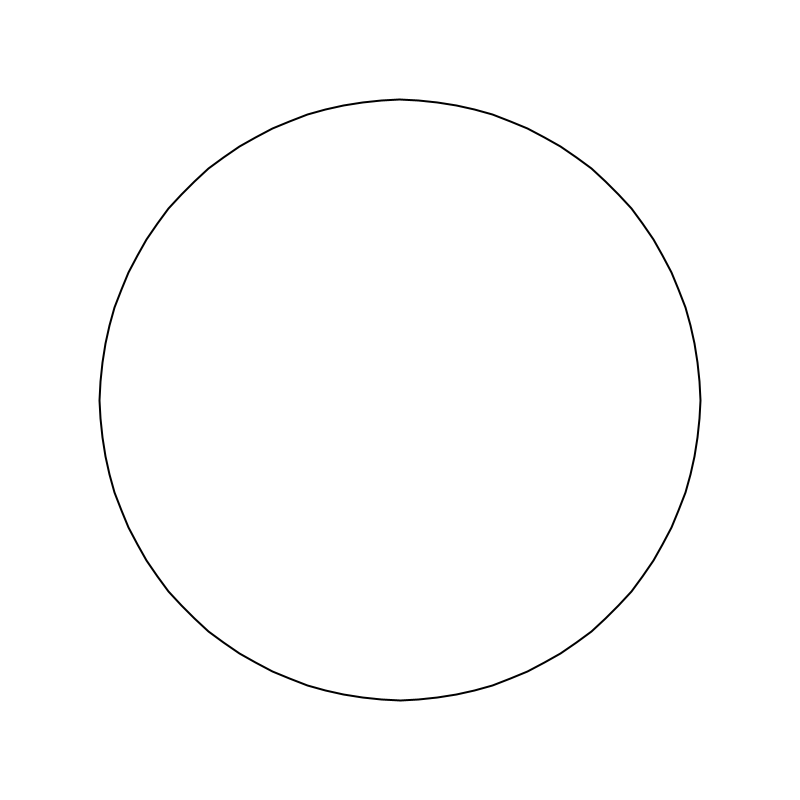
Frame 1 (no input)
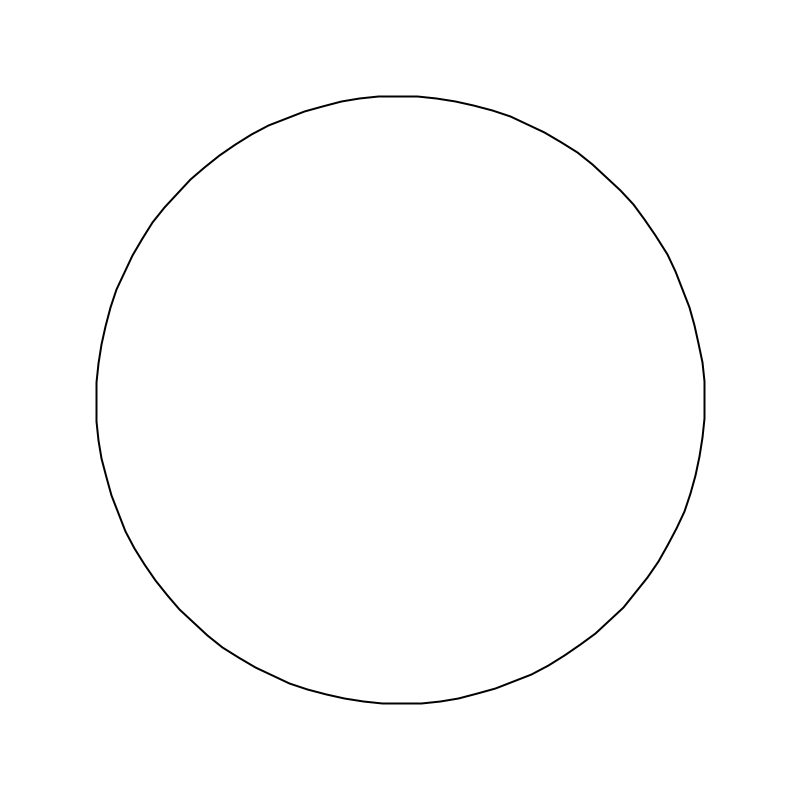
Frame 60 (the mouse pressed at the canvas centre just before this capture)
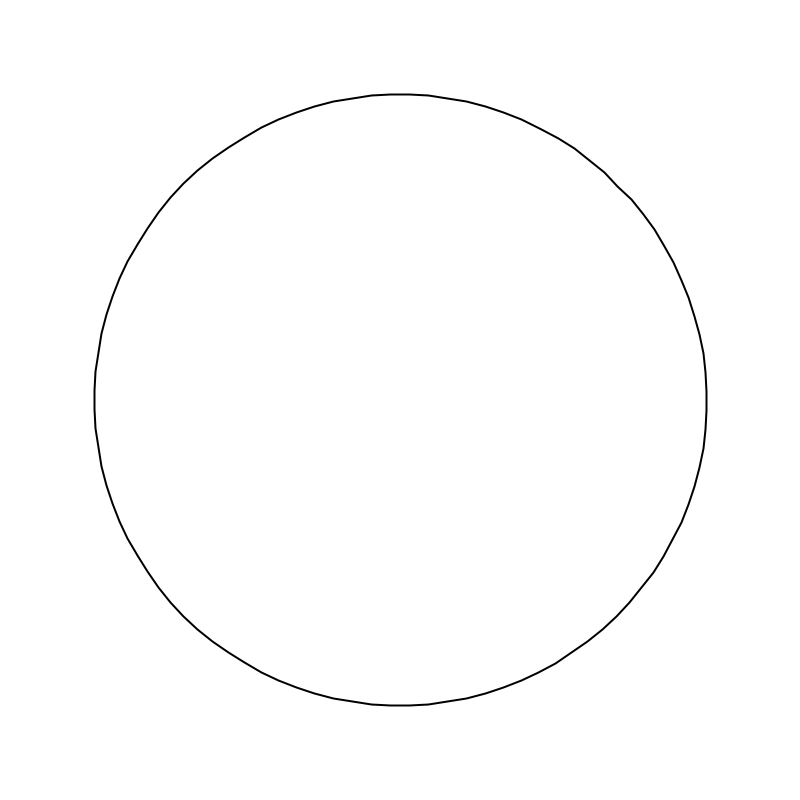
Frame 120 (the mouse held since frame 60 and released just before this capture)

The Processing sketch that drew these frames (run headless with seeded random() and noise(); from frame 60 on, the mouse is pressed at the canvas centre):

// Processing sketch: spring_test
// ── spring_test.pde

SpringNode spn[];
int num = 100;

float spring_k = 0.5;
float spring_l = 20;

void setup(){
  size(800,800); 
  spn = new SpringNode[num];
  for(int i=0; i<spn.length; i++){
    spn[i] = new SpringNode(i, num);
  }
  
  strokeJoin(BEVEL);
}

void draw(){
  background(255);
  
  for(int i=0; i<spn.length; i++){
    PVector prev = (i==0)? spn[spn.length-1].pos : spn[i-1].pos;
    PVector next = (i==spn.length-1)? spn[0].pos : spn[i+1].pos;
    spn[i].cal_force(prev,next);
    spn[i].reflect();
    spn[i].update();
  }
  
  noFill();
  strokeWeight(2);
  beginShape();
  for(int i=0; i<spn.length; i++){
    float x = spn[i].pos.x;
    float y = spn[i].pos.y;
    vertex(x, y);
  }
  endShape(CLOSE);
}

// ── SpringNode.pde
class SpringNode {
  PVector pos;
  PVector vel;
  float ref_f = 4;
  
  SpringNode(int _i, int _num) {
    float angle = _i * 2 * PI / _num;
    float cx = width * 0.5 + 300 * cos(angle);
    float cy = height * 0.5 + 300 * sin(angle);
    pos = new PVector(cx,cy);
    vel = new PVector();
  }
  
  // F = KX
  void cal_force(PVector prev_node, PVector next_node){
    PVector prev_dir = new PVector(prev_node.x - pos.x, prev_node.y - pos.y);
    PVector next_dir = new PVector(next_node.x - pos.x, next_node.y - pos.y);
    
    float prev_dis = prev_dir.mag();
    float next_dis = next_dir.mag();
    
    float prev_X = spring_l - prev_dis;
    float next_X = spring_l - next_dis;
    
    float prev_F = - prev_X * spring_k;
    float next_F = - next_X * spring_k;
    
    prev_dir.normalize();
    next_dir.normalize();
    
    prev_dir.mult(prev_F);
    next_dir.mult(next_F);
    
    vel.add(prev_dir);
    vel.add(next_dir);
  }
  
  void reflect(){
    if(dist(pos.x,pos.y,mouseX,mouseY) < 200){
      PVector dir = new PVector(pos.x-mouseX,pos.y-mouseY);
      float mag = dir.mag();
      dir.setMag(ref_f);
      vel.add(dir);
    }
    
    if(pos.x < 0){
      vel.x += ref_f;
    }
    
    if(pos.x > width){
      vel.x -= ref_f;
    }
    
    if(pos.y < 0){
      vel.y += ref_f;
    }
    
    if(pos.y > height){
      vel.y -= ref_f;
    }
  }
  
  void update(){
    vel.limit(3);
    pos.add(vel);
  }
  
}
